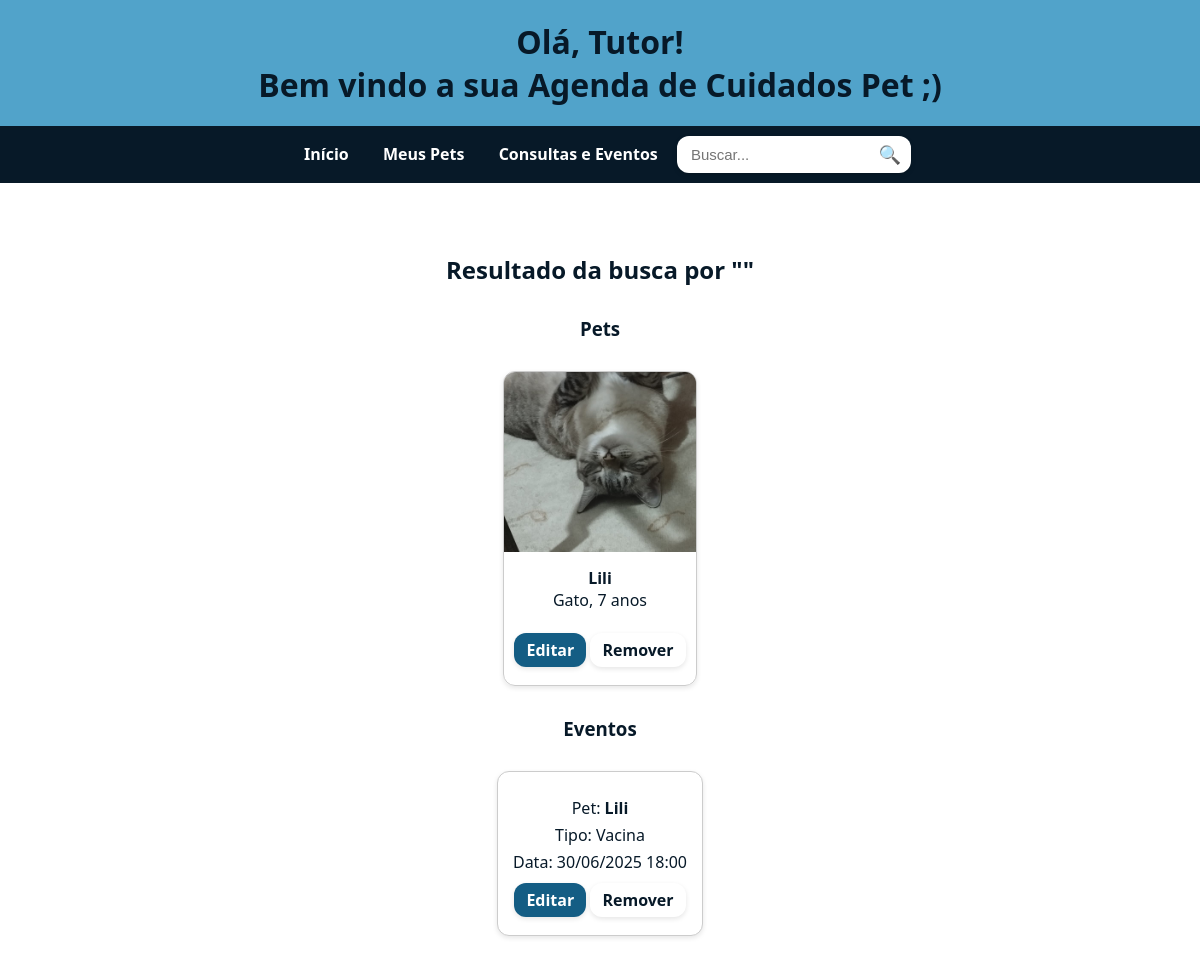
Before: /buscar/ with the older database file.
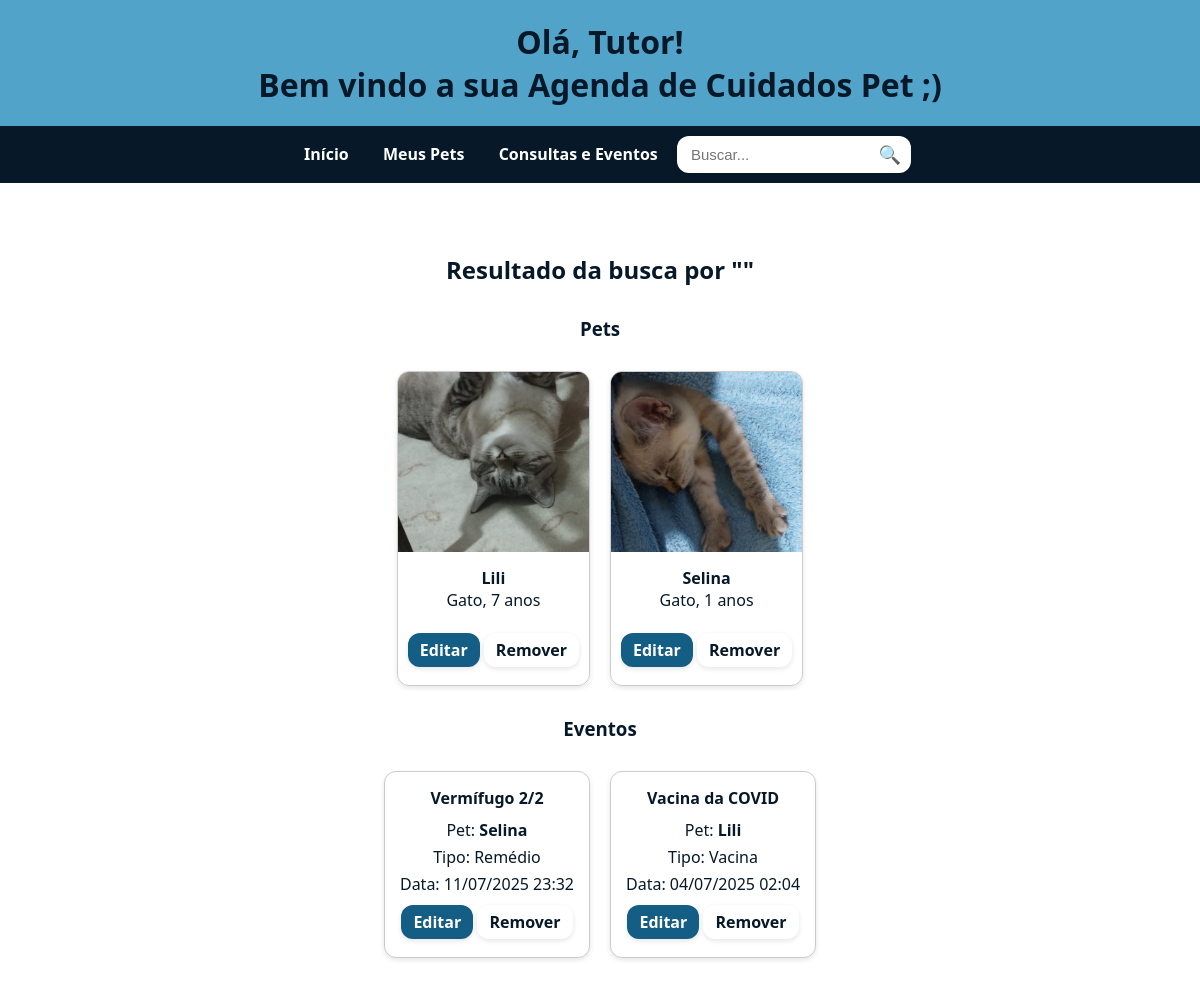
After: the same page with the newer database file.
### agenda/models.py (models this page shows, shortened)
class Pet(models.Model):
    nome = models.CharField(max_length=100)
    idade = models.PositiveIntegerField()
    especie = models.CharField(max_length=50)
    foto = models.ImageField(upload_to='pets/')

class Evento(models.Model):
    TIPOS = [
        ('banho', 'Banho'),
        ('vacina', 'Vacina'),
        ('consulta', 'Consulta'),
        ('remedio', 'Remédio'),
    ]
    nome = models.CharField(max_length=100, blank=True)
    pet = models.ForeignKey(Pet, on_delete=models.CASCADE, related_name='eventos')
    tipo = models.CharField(max_length=20, choices=TIPOS)
    data = models.DateTimeField()

### agenda/views.py (the view)
# urls.py: path('buscar/', views.buscar, name='buscar'),
def buscar(request):
    termo_original = request.GET.get('q', '')
    termo = remover_acentos(termo_original.lower())
    pets = Pet.objects.filter(nome__icontains=termo_original)
    eventos = Evento.objects.filter(
        nome__icontains=termo_original
    ) | Evento.objects.filter(
        tipo__icontains=termo
    ) | Evento.objects.filter(
        pet__nome__icontains=termo_original
    )
    return render(request, 'agenda/busca.html', {'pets': pets, 'eventos': eventos, 'termo': termo_original})

### agenda/views.py (called while the page is built)
def remover_acentos(texto):
    return unicodedata.normalize('NFKD', texto).encode('ASCII', 'ignore').decode('utf-8')

### agenda/templates/agenda/busca.html
{% extends 'agenda/base.html' %}
{% block content %}
  <div class="container">
    <h2>Resultado da busca por "{{ termo }}"</h2>
    <h3>Pets</h3>
    {% if pets %}
      <div class="cards">
        {% for pet in pets %}
              <div style="border: 1px solid #ccc; border-radius: 12px; overflow: hidden; box-shadow: 0 2px 5px rgba(0,0,0,0.1); text-align: center;">
            {% if pet.foto %}
              <img src="{{ pet.foto.url }}" alt="Foto de {{ pet.nome }}" style="width: 100%; height: 180px; object-fit: cover;">
            {% else %}
              <div style="width: 100%; height: 180px; background: #eee; display: flex; align-items: center; justify-content: center;">
                Sem foto
              </div>
            {% endif %}
            <div style="padding: 10px;">
              <strong>{{ pet.nome }}</strong><br>
              <span>{{ pet.especie }}, {{ pet.idade }} anos</span><br><br>
              <a href="{% url 'editar_pet' pet.id %}" class="edit-buttom">Editar</a>
              <a href="{% url 'remover_pet' pet.id %}" class="delete-buttom">Remover</a>
            </div>
          </div>
        {% endfor %}
      </div>
    {% else %}
      <p>Nenhum pet encontrado.</p>
    {% endif %}
    <h3>Eventos</h3>
    {% if eventos %}
      <div class="cards">
        {% for evento in eventos %}
          <div style="border: 1px solid #ccc; border-radius: 12px; padding: 15px 15px 10px 15px; box-shadow: 0 2px 5px rgba(0,0,0,0.1); background-color: #fff;">
            <h4 style="margin: 0 0 10px 0;">{{ evento.nome }}</h4>
            <p style="margin: 0;">Pet: <strong>{{ evento.pet.nome }}</strong></p>
            <p style="margin: 5px 0;">Tipo: {{ evento.get_tipo_display }}</p>
            <p style="margin: 5px 0;">Data: {{ evento.data|date:"d/m/Y H:i" }}</p>
            <div class="card-buttons">
              <a href="{% url 'editar_evento' evento.id %}" class="edit-buttom" style="margin-bottom: 0.5rem;">Editar</a>
              <a href="{% url 'remover_evento' evento.id %}" class="delete-buttom" style="margin-bottom: 0.5rem;">Remover</a>
            </div>
          </div>
        {% endfor %}
      </div>
    {% else %}
      <p>Nenhum evento encontrado.</p>
    {% endif %}
  </div>
{% endblock %}

### agenda/templates/agenda/base.html (shortened to what this page needs)
{% load static %}
<!DOCTYPE html>
<html lang="pt-br">
<head>
    <link rel="stylesheet" href="{% static 'css/estilo.css' %}">
</head>
<body>
    <header>
        <h1>Olá, Tutor!<br>Bem vindo a sua Agenda de Cuidados Pet ;)</h1>
    </header>
    <nav>
        <a href="{% url 'home' %}">Início</a>
        <a href="{% url 'listar_pets' %}">Meus Pets</a>
        <a href="{% url 'listar_eventos' %}">Consultas e Eventos</a>
        <form action="{% url 'buscar' %}" method="get" class="form-busca">
            <input type="text" name="q" placeholder="Buscar..." required>
            <button type="submit" class="emoji-busca">🔍</button>
        </form>
    </nav>
    <div class="container">
        {% block content %}{% endblock %}
    </div>
</body>
</html>

### agenda/static/css/estilo.css (style rules this page uses)
body { font-family: 'Segoe UI', Tahoma, Geneva, Verdana, sans-serif; margin: 0; padding: 0; background-color: #ffffff; color: #071928; }
header { background-color: #51a3ca; padding: 20px; text-align: center; }
header h1 { margin: 0; font-size: 2em; }
nav { background-color: #071928; padding: 10px 0; text-align: center; }
nav a { margin: 0 15px; text-decoration: none; color: white; font-weight: bold; }
.container { padding: 20px; text-align: center; }
.cards { display: flex; justify-content: center; gap: 20px; margin: 30px 0; }
h2, h3 { margin-top: 30px; color: #071928; }
.edit-buttom { display: inline-block; padding: 6px 12px; background-color: #145D84; color: white; text-decoration: none; font-weight: bold; border-radius: 12px; margin-bottom: 0.5rem; box-shadow: 0 2px 5px rgba(0, 0, 0, 0.1); transition: background-color 0.3s ease; }
.delete-buttom { display: inline-block; padding: 6px 12px; background-color: white; color: #071928; text-decoration: none; font-weight: bold; border-radius: 12px; margin-bottom: 0.5rem; box-shadow: 0 2px 5px rgba(0, 0, 0, 0.1); transition: background-color 0.3s ease; }
.card-buttons { margin-top: 10px; }
.form-busca { position: relative; display: inline-block; }
.form-busca input[type="text"] { padding: 10px 40px 10px 14px; border: none; border-radius: 12px; background-color: #ffffff; box-shadow: 0 2px 5px rgba(0,0,0,0.15); font-size: 15px; width: 180px; transition: width 0.3s ease; }
.emoji-busca { position: absolute; top: 50%; right: 10px; transform: translateY(-50%); border: none; background: none; font-size: 18px; cursor: pointer; padding: 0; color: gray; }

Changed rows visible on the page:
removed Evento: pet.nome "Lili", tipo "Vacina", data "30/06/2025 18:00"
added Pet: foto (picture), nome "Selina", especie "Gato", idade "1"
added Evento: nome "Vermífugo 2/2", pet.nome "Selina", tipo "Remédio", data "11/07/2025 23:32"
added Evento: nome "Vacina da COVID", pet.nome "Lili", tipo "Vacina", data "04/07/2025 02:04"
